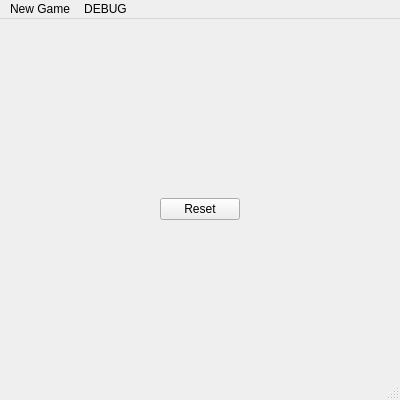
<?xml version="1.0" encoding="UTF-8"?>
<ui version="4.0">
 <class>MainWindow</class>
 <widget class="QMainWindow" name="MainWindow">
  <property name="geometry">
   <rect>
    <x>0</x>
    <y>0</y>
    <width>400</width>
    <height>400</height>
   </rect>
  </property>
  <property name="windowTitle">
   <string>MainWindow</string>
  </property>
  <widget class="QWidget" name="centralwidget">
   <layout class="QHBoxLayout" name="horizontalLayout">
    <item>
     <spacer name="leftSpacer">
      <property name="orientation">
       <enum>Qt::Horizontal</enum>
      </property>
      <property name="sizeHint" stdset="0">
       <size>
        <width>171</width>
        <height>20</height>
       </size>
      </property>
     </spacer>
    </item>
    <item>
     <layout class="QVBoxLayout" name="verticalLayout">
      <item>
       <spacer name="topSpacer">
        <property name="orientation">
         <enum>Qt::Vertical</enum>
        </property>
        <property name="sizeHint" stdset="0">
         <size>
          <width>20</width>
          <height>40</height>
         </size>
        </property>
       </spacer>
      </item>
      <item alignment="Qt::AlignHCenter">
       <widget class="QLabel" name="label">
        <property name="text">
         <string/>
        </property>
       </widget>
      </item>
      <item>
       <layout class="QGridLayout" name="gridLayout"/>
      </item>
      <item>
       <widget class="QPushButton" name="resetButton">
        <property name="text">
         <string>Reset</string>
        </property>
       </widget>
      </item>
      <item>
       <spacer name="bottomSpacer">
        <property name="orientation">
         <enum>Qt::Vertical</enum>
        </property>
        <property name="sizeHint" stdset="0">
         <size>
          <width>20</width>
          <height>40</height>
         </size>
        </property>
       </spacer>
      </item>
     </layout>
    </item>
    <item>
     <spacer name="RightSpacer">
      <property name="orientation">
       <enum>Qt::Horizontal</enum>
      </property>
      <property name="sizeHint" stdset="0">
       <size>
        <width>171</width>
        <height>20</height>
       </size>
      </property>
     </spacer>
    </item>
   </layout>
  </widget>
  <widget class="QMenuBar" name="menubar">
   <property name="geometry">
    <rect>
     <x>0</x>
     <y>0</y>
     <width>400</width>
     <height>22</height>
    </rect>
   </property>
   <widget class="QMenu" name="menuNew_Game">
    <property name="title">
     <string>New Game</string>
    </property>
    <addaction name="actionEasy"/>
    <addaction name="actionMedium"/>
    <addaction name="actionHard"/>
   </widget>
   <widget class="QMenu" name="menuDEBUG">
    <property name="title">
     <string>DEBUG</string>
    </property>
    <addaction name="actionREVEAL"/>
    <addaction name="actionCONCEAL"/>
   </widget>
   <addaction name="menuNew_Game"/>
   <addaction name="menuDEBUG"/>
  </widget>
  <widget class="QStatusBar" name="statusbar"/>
  <action name="actionEasy">
   <property name="text">
    <string>Easy</string>
   </property>
  </action>
  <action name="actionMedium">
   <property name="text">
    <string>Medium</string>
   </property>
  </action>
  <action name="actionHard">
   <property name="text">
    <string>Hard</string>
   </property>
  </action>
  <action name="actionREVEAL">
   <property name="text">
    <string>REVEAL</string>
   </property>
  </action>
  <action name="actionCONCEAL">
   <property name="text">
    <string>CONCEAL</string>
   </property>
  </action>
 </widget>
 <resources/>
 <connections/>
</ui>
